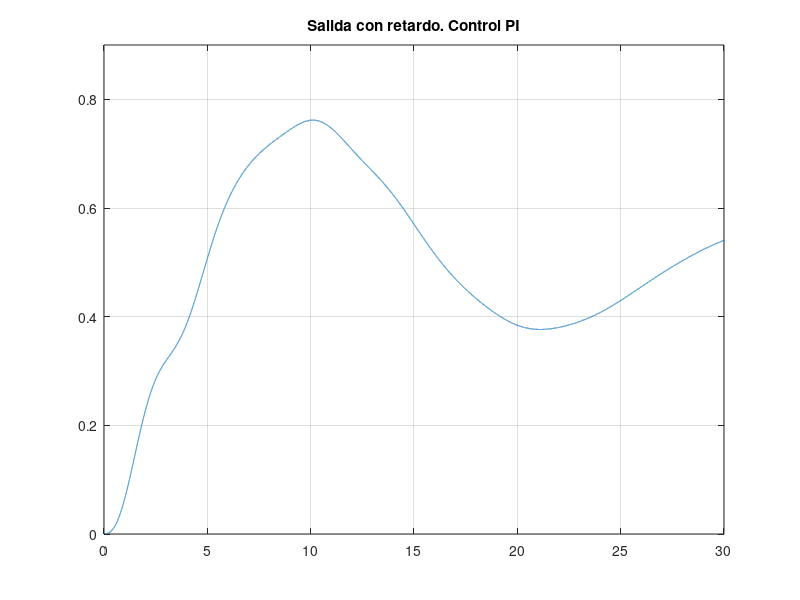
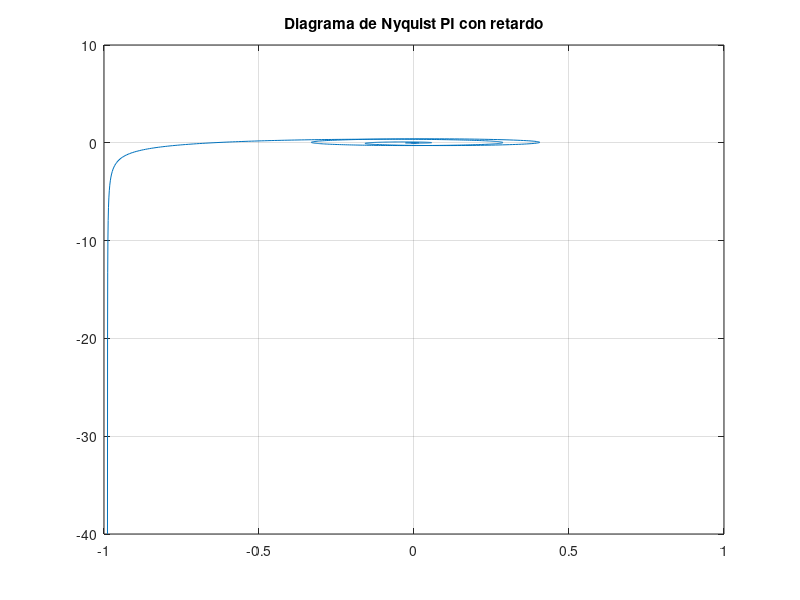

Source code (MATLAB) for these figures, in order:
close all;
b0 = 2; b1 = 1;
a0 = 9; a1 = 5; a2 = 3; a3 = 1;
numG = [ b1 b0 ];
denG = [ a3 a2 a1 a0 ];
Kp = 0.1;
Ki = 0.9;

tau = input('tau: ');

dt = 0.001;
ntau = round(tau/dt);
if(ntau == 0)     % Se da un punto adicional para el caso en que tau = 0. 
    ntau = 1;
end
yy = zeros(ntau,1);
y = 0;    yp = 0; y2p=0; up=0; y3p=0; ua=0;
ti = 0;   tff = 50;
tt = ti:dt:tff;     tt = tt';
nt = length(tt);
r = 0.5*ones(nt,1);
interr = 0;
k = 1;

for t = ti:dt:tff
    ytau = yy(k,1);
    err = r(k,1) - ytau;
    interr = interr + err*dt;
    u = Kp*err + Ki*interr;
    up  = (u - ua)/dt;      %up(k)
    ua=u; %u(k-1)
    y3p=(up*b1+u*b0-a2*y2p-a1*yp-a0*y)/a3; %y3p(k)
    y   =   y  + yp*dt;     %y(k)
    yp  =  yp  + y2p*dt;    %yp(k)
    y2p =  y2p + y3p*dt;    %y2p(k)

    yy(ntau+k,1) = y;
    k = k + 1;
end
yout = yy(ntau:nt+ntau-1,1);


figure
plot(tt,yout);    grid;
title('Salida con retardo. Control PI');
axis([0,30,0,0.9]);


%w = -30:0.07:30;   w = w';
w = 0.005:0.005:200;   w = w';
j = sqrt(-1);
s = j*w;
GN = (Kp+Ki./s).*((b1.*s+b0)./(a3.*s.*s.*s + a2*s.*s + a1*s + a0)).*exp(-s*tau);
GNreal = real(GN);
GNimag = imag(GN);
figure;
plot(GNreal,GNimag);    grid;
title('Diagrama de Nyquist PI con retardo');
